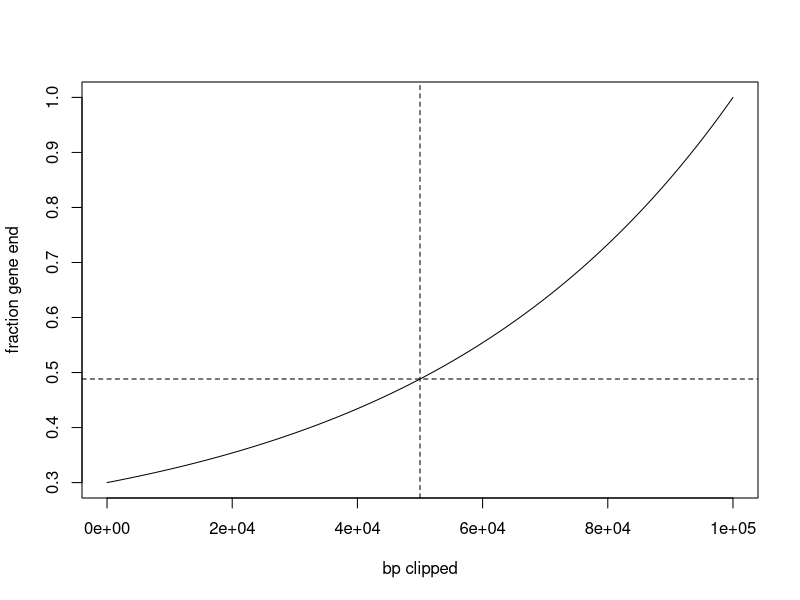

Write R code to recreate this figure.


# exponential model for selecting fraction of gene end for peak search
add = 100000
tau = 50000
tmin = 0.3
tmax = 1
x = c(-add:0)
y0 = exp(-x/tau)
y = ( (y0-min(y0))/(max(y0)-min(y0)) ) * (tmax-tmin) + tmin

# selection at x = tau
xt = tau - add
yt = ( (exp(-xt/tau)-min(y0))/(max(y0)-min(y0)) ) * (tmax-tmin) + tmin


# examples - set clip
clip = add - tau

# code model
arg = -clip
y.model = ( (exp(-arg/tau)-min(y0))/(max(y0)-min(y0)) ) * (tmax-tmin) + tmin

# code format
ind = add - clip + 1
y.code = y[ ind ]

# simplified model1
arg = clip
y.simp1 = ( (exp(arg/tau)-min(y0))/(max(y0)-min(y0)) ) * (tmax-tmin) + tmin

# simplified model2
cp = c(0:add)
arg = clip
yr0 = exp(cp/tau)
y.simp2 = ( (exp(arg/tau)-min(yr0))/(max(yr0)-min(yr0)) ) * (tmax-tmin) + tmin

# show information
y.model
y.code
y.simp1
y.simp2

# Fig S2b
cp = c(0:add)
yr0 = exp(cp/tau)
yr = ( (yr0-min(yr0))/(max(yr0)-min(yr0)) ) * (tmax-tmin) + tmin
plot(cp,yr,type="l",xlab="bp clipped",ylab="fraction gene end")
abline(v=clip, lty=2); abline(h=y.simp2, lty=2)






